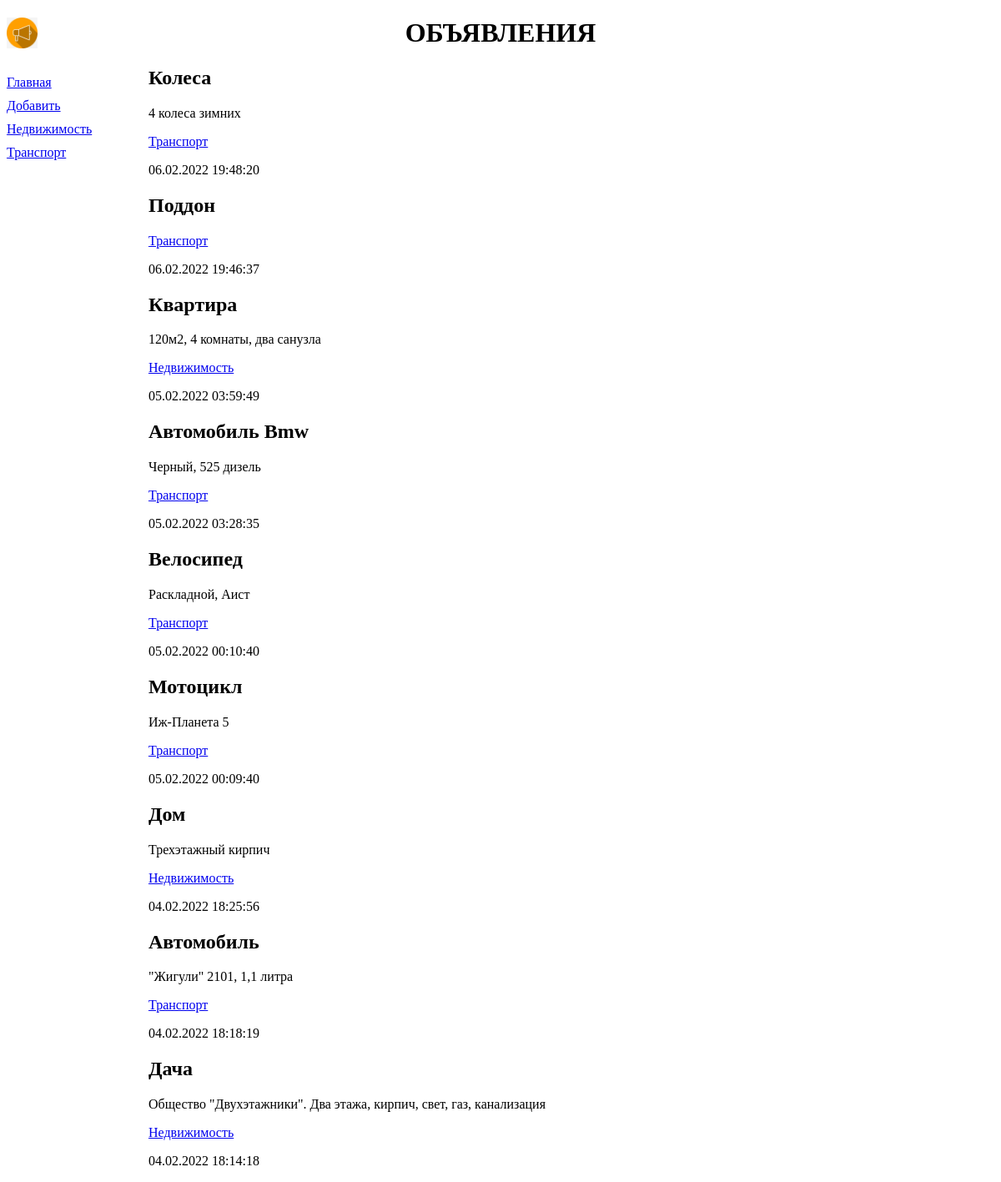
The page / on the database its author committed.
### bboard/models.py (models this page shows, shortened)
class Rubric(models.Model):
    name = models.CharField(max_length=20,db_index=True, verbose_name='Рубрика')
    class Meta:
        verbose_name_plural = 'Рубрики'
        verbose_name = 'Рубрика'
        ordering = ['name']

class Bb(models.Model):
    title = models.CharField(max_length=50, verbose_name='Товар')
    content = models.TextField(null=True, blank=True, verbose_name='Описание')
    price = models.FloatField(null=True, blank=True, verbose_name='Цена')
    published = models.DateTimeField(auto_now_add=True, db_index=True, verbose_name='Опубликовано')
    rubric = models.ForeignKey('Rubric', null=True, on_delete=models.PROTECT, verbose_name='Рубрика')
    class Meta:
        verbose_name_plural = 'Объявления'
        verbose_name = 'Объявление'
        ordering = ['-published']

### bboard/views.py (the view)
# urls.py: path('', index, name='index'),
def index(request):
    bbs = Bb.objects.all()
    rubrics = Rubric.objects.all()
    context = {'bbs':bbs, 'rubrics':rubrics}
    return render(request, 'bboard/index.html', context)

### bboard/templates/bboard/index.html (shortened to what this page needs)
{%  extends 'layout/basic.html' %}
{% block content %}
{% for bb in bbs %}
<div>
    <h2>{{ bb.title }}</h2>
    <p>{{ bb.content }}</p>
    <p><a href="{% url 'by_rubric' bb.rubric.pk %}">{{ bb.rubric.name }}</a></p>
    <p>{{ bb.published|date:"d.m.Y H:i:s" }}</p>
</div>
{% endfor %}
{% endblock %}

### bboard/templates/layout/basic.html (shortened to what this page needs)
{% load static %}
<!DOCTYPE html>
<html lang="en">
<head>
    <link rel="stylesheet" type="text/css" href="{% static 'bboard/style.css' %}">
</head>
<body>
    <header>
        <h1>Объявления</h1>
    </header>
    <nav>
        <a href="{% url 'index' %}">Главная</a>
        <a href="{% url 'add' %}">Добавить</a>
        {% for rubric in rubrics %}
        <a href="{% url 'by_rubric' rubric.pk %}">{{ rubric.name }}</a>
        {% endfor %}
    </nav>
    <section>
        {% block content %}
        {% endblock %}
    </section>
</body>
</html>

### bboard/static/bboard/style.css (style rules this page uses)
header h1 { font-style: 40pt; text-transform: uppercase; text-align: center; background: url("bg.jpg") left / auto 100% no-repeat; }
nav { font-style: 16pt; width: 150px; float: left; }
nav a { display: block; margin: 10px 0px; }
section { margin-left: 170px; }

### rows shown on the page
Rubric: name "Недвижимость"
Rubric: name "Транспорт"
Bb: title "Колеса", content "4 колеса зимних", rubric.name "Транспорт", published "06.02.2022 19:48:20"
Bb: title "Поддон", rubric.name "Транспорт", published "06.02.2022 19:46:37"
Bb: title "Квартира", content "120м2, 4 комнаты, два санузла", rubric.name "Недвижимость", published "05.02.2022 03:59:49"
Bb: title "Автомобиль Bmw", content "Черный, 525 дизель", rubric.name "Транспорт", published "05.02.2022 03:28:35"
Bb: title "Велосипед", content "Раскладной, Аист", rubric.name "Транспорт", published "05.02.2022 00:10:40"
Bb: title "Мотоцикл", content "Иж-Планета 5", rubric.name "Транспорт", published "05.02.2022 00:09:40"
Bb: title "Дом", content "Трехэтажный кирпич", rubric.name "Недвижимость", published "04.02.2022 18:25:56"
Bb: title "Автомобиль", content "\"Жигули\" 2101, 1,1 литра", rubric.name "Транспорт", published "04.02.2022 18:18:19"
Bb: title "Дача", content "Общество \"Двухэтажники\". Два этажа, кирпич, свет, газ, канализация", rubric.name "Недвижимость", published "04.02.2022 18:14:18"
